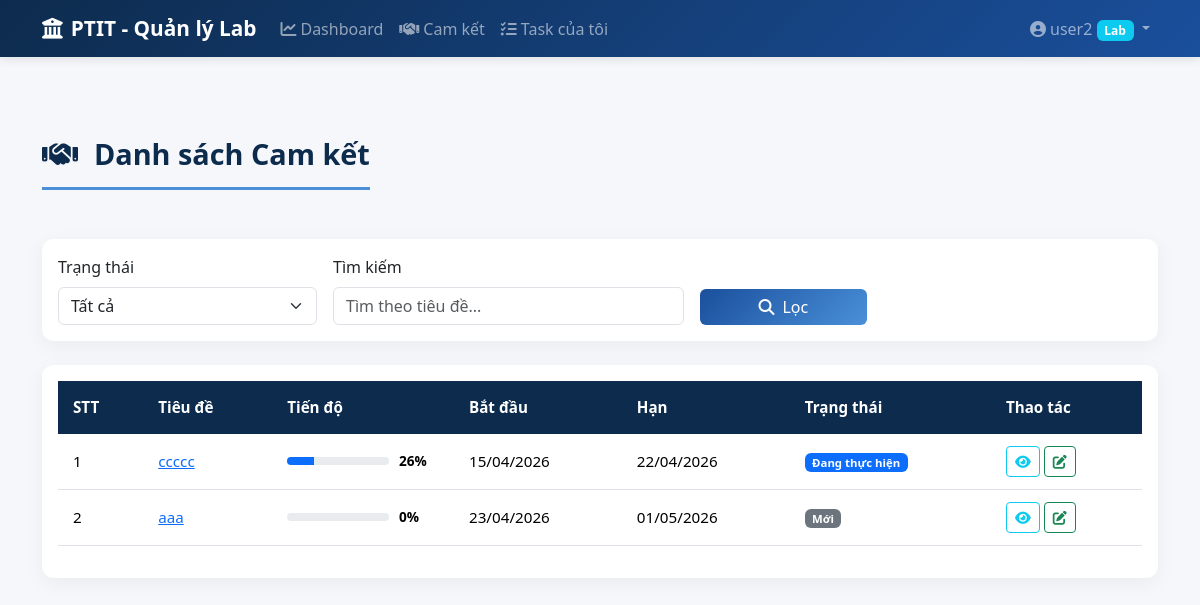
The app's page /commitments (signed in) with its own data.
### app/models.py (models this page shows, shortened)
class User(UserMixin, db.Model):
    __tablename__ = 'users'
    id = db.Column(db.Integer, primary_key=True)
    username = db.Column(db.String(50), unique=True, nullable=False)
    password_hash = db.Column(db.String(200), nullable=False)
    role = db.Column(db.String(20), nullable=False)  # 'admin' or 'lab'
    lab_id = db.Column(db.Integer, db.ForeignKey('labs.id', ondelete='SET NULL'), nullable=True)
    def is_admin(self):
        return self.role == 'admin'

class Commitment(db.Model):
    __tablename__ = 'commitments'
    id = db.Column(db.Integer, primary_key=True)
    title = db.Column(db.String(200), nullable=False)
    description = db.Column(db.Text)
    lab_id = db.Column(db.Integer, db.ForeignKey('labs.id'), nullable=False)
    assigned_to = db.Column(db.Integer, db.ForeignKey('users.id'), nullable=True)  # User được giao
    start_date = db.Column(db.Date, nullable=False)
    deadline = db.Column(db.Date, nullable=False)
    progress = db.Column(db.Integer, default=0)  # 0-100
    status = db.Column(db.String(20), default='Mới')  # Mới, Đang thực hiện, Hoàn thành, Quá hạn
    created_by = db.Column(db.Integer, db.ForeignKey('users.id'))
    created_at = db.Column(db.DateTime, default=datetime.utcnow)
    updated_at = db.Column(db.DateTime, default=datetime.utcnow, onupdate=datetime.utcnow)
    creator = db.relationship('User', foreign_keys=[created_by], backref='commitments_created')
    assignee = db.relationship('User', foreign_keys=[assigned_to], backref='tasks_assigned')
    progress_updates = db.relationship('ProgressUpdate', backref='commitment', lazy=True, cascade='all, delete-orphan')

### app/routes/commitments.py (the view)
@bp.route('/commitments')
@login_required
def commitments_list():
    query = Commitment.query
    if not current_user.is_admin():
        query = query.filter_by(lab_id=current_user.lab_id)
    lab_filter = request.args.get('lab_id')
    status_filter = request.args.get('status')
    search = request.args.get('search')
    if lab_filter:
        query = query.filter_by(lab_id=int(lab_filter))
    if status_filter:
        query = query.filter_by(status=status_filter)
    if search:
        query = query.filter(Commitment.title.contains(search))
    commitments = query.order_by(Commitment.deadline.asc()).all()
    labs = Lab.query.all()
    return render_template('commitments/list.html', commitments=commitments, labs=labs)

### templates/commitments/list.html (shortened to what this page needs)
{% extends "base.html" %}
{% block content %}
<div class="d-flex justify-content-between align-items-center mb-4">
    <h1 class="page-title">
        <i class="fas fa-handshake me-3"></i>Danh sách Cam kết
    </h1>
</div>
<div class="card mb-4">
    <div class="card-body">
        <form method="GET" class="row g-3">
            <div class="col-md-3">
                <label for="status" class="form-label">Trạng thái</label>
                <select class="form-select" id="status" name="status">
                    <option value="">Tất cả</option>
                </select>
            </div>
            <div class="col-md-4">
                <label for="search" class="form-label">Tìm kiếm</label>
                <input type="text" class="form-control" id="search" name="search"
                       placeholder="Tìm theo tiêu đề...">
            </div>
            <div class="col-md-2 d-flex align-items-end">
                <button type="submit" class="btn btn-primary w-100">
                    <i class="fas fa-search me-2"></i>Lọc
                </button>
            </div>
        </form>
    </div>
</div>
<div class="card">
    <div class="card-body">
        <div class="table-responsive">
            <table class="table table-hover">
                <thead>
                    <tr>
                        <th>STT</th>
                        <th>Tiêu đề</th>
                        <th>Tiến độ</th>
                        <th>Bắt đầu</th>
                        <th>Hạn</th>
                        <th>Trạng thái</th>
                        <th>Thao tác</th>
                    </tr>
                </thead>
                <tbody>
                    {% for commit in commitments %}
                    <tr>
                        <td>{{ loop.index }}</td>
                        <td>
                            <a href="{{ url_for('commitments.commitments_detail', commitment_id=commit.id) }}">
                                {{ commit.title }}
                            </a>
                        </td>
                        <td style="min-width: 120px;">
                            <div class="progress-wrapper">
                                <div class="progress">
                                    <div class="progress-bar bg-{{ 'success' if commit.progress >= 100 else 'primary' }}"
                                         style="width: {{ commit.progress }}%">
                                    </div>
                                </div>
                                <span class="progress-text">{{ commit.progress }}%</span>
                            </div>
                        </td>
                        <td>{{ commit.start_date.strftime('%d/%m/%Y') }}</td>
                        <td>{{ commit.deadline.strftime('%d/%m/%Y') }}</td>
                        <td>
                            {% if commit.status == 'Hoàn thành' %}
                            <span class="badge bg-success">{{ commit.status }}</span>
                            {% elif commit.status == 'Quá hạn' %}
                            <span class="badge bg-danger">{{ commit.status }}</span>
                            {% elif commit.status == 'Đang thực hiện' %}
                            <span class="badge bg-primary">{{ commit.status }}</span>
                            {% else %}
                            <span class="badge bg-secondary">{{ commit.status }}</span>
                            {% endif %}
                        </td>
                        <td>
                            <a href="{{ url_for('commitments.commitments_detail', commitment_id=commit.id) }}"
                               class="btn btn-sm btn-outline-info">
                                <i class="fas fa-eye"></i>
                            </a>
                            <a href="{{ url_for('commitments.progress_update', commitment_id=commit.id) }}"
                               class="btn btn-sm btn-outline-success">
                                <i class="fas fa-edit"></i>
                            </a>
                        </td>
                    </tr>
                    {% endfor %}
                </tbody>
            </table>
        </div>
    </div>
</div>
{% endblock %}

### templates/base.html (shortened to what this page needs)
<!DOCTYPE html>
<html lang="vi">
<head>
    <link href="https://cdn.jsdelivr.net/npm/bootstrap@5.3.2/dist/css/bootstrap.min.css" rel="stylesheet">
    <link href="https://cdnjs.cloudflare.com/ajax/libs/font-awesome/6.5.1/css/all.min.css" rel="stylesheet">
    <link href="https://cdn.jsdelivr.net/npm/bootstrap-icons@1.11.2/font/bootstrap-icons.css" rel="stylesheet">
    <link href="{{ url_for('static', filename='css/style.css') }}" rel="stylesheet">
</head>
<body>
    {% if current_user.is_authenticated %}
    <nav class="navbar navbar-expand-lg navbar-dark bg-ptit">
        <div class="container">
            <a class="navbar-brand" href="{{ url_for('main.dashboard') }}">
                <i class="fas fa-university me-2"></i>PTIT - Quản lý Lab
            </a>
            <div class="collapse navbar-collapse" id="navbarNav">
                <ul class="navbar-nav me-auto">
                    <li class="nav-item">
                        <a class="nav-link" href="{{ url_for('main.dashboard') }}">
                            <i class="fas fa-chart-line me-1"></i>Dashboard
                        </a>
                    </li>
                    <li class="nav-item">
                        <a class="nav-link" href="{{ url_for('commitments.commitments_list') }}">
                            <i class="fas fa-handshake me-1"></i>Cam kết
                        </a>
                    </li>
                    {% if not current_user.is_admin() %}
                    <li class="nav-item">
                        <a class="nav-link" href="{{ url_for('main.my_tasks') }}">
                            <i class="fas fa-tasks me-1"></i>Task của tôi
                        </a>
                    </li>
                    {% endif %}
                </ul>
                <ul class="navbar-nav">
                    <li class="nav-item dropdown">
                        <a class="nav-link dropdown-toggle" href="#" data-bs-toggle="dropdown">
                            <i class="fas fa-user-circle me-1"></i>{{ current_user.username }}
                            {% if current_user.is_admin() %}
                            <span class="badge bg-warning text-dark">Admin</span>
                            {% else %}
                            <span class="badge bg-info">Lab</span>
                            {% endif %}
                        </a>
                    </li>
                </ul>
            </div>
        </div>
    </nav>
    {% endif %}
    <main class="{% if current_user.is_authenticated %}main-content{% endif %}">
        <div class="container">
            {% block content %}{% endblock %}
        </div>
    </main>
</body>
</html>

### static/css/style.css (style rules this page uses)
:root { --ptit-blue: #1a4f9c; --ptit-light-blue: #4a90d9; --ptit-dark: #0d2b4d; }
body { background-color: #f5f7fa; font-family: 'Segoe UI', Tahoma, Geneva, Verdana, sans-serif; min-height: 100vh; }
.main-content { padding-top: 80px; padding-bottom: 40px; }
.navbar.bg-ptit { background: linear-gradient(135deg, var(--ptit-dark) 0%, var(--ptit-blue) 100%); box-shadow: 0 2px 10px rgba(0,0,0,0.1); }
.navbar-brand { font-weight: 700; font-size: 1.3rem; }
.nav-link { font-weight: 500; transition: all 0.3s; }
.page-title { font-size: 1.8rem; font-weight: 700; color: var(--ptit-dark); margin-bottom: 25px; padding-bottom: 15px; border-bottom: 3px solid var(--ptit-light-blue); }
.table { font-size: 0.95rem; }
.table thead th { background-color: var(--ptit-dark); color: white; font-weight: 600; border: none; padding: 15px; }
.table tbody td { vertical-align: middle; padding: 12px 15px; }
.progress-wrapper { display: flex; align-items: center; gap: 10px; }
.progress-wrapper .progress { flex: 1; height: 8px; border-radius: 4px; }
.progress-wrapper .progress-text { font-size: 0.85rem; font-weight: 600; min-width: 40px; }
.card { border: none; border-radius: 12px; box-shadow: 0 5px 20px rgba(0,0,0,0.05); }
.btn-primary { background: linear-gradient(135deg, var(--ptit-blue), var(--ptit-light-blue)); border: none; }

### records on screen
User: username "user2"
Commitment: title "ccccc", progress "26", start_date "15/04/2026", deadline "22/04/2026", status "Đang thực hiện"
Commitment: title "aaa", progress "0", start_date "23/04/2026", deadline "01/05/2026", status "Mới"
